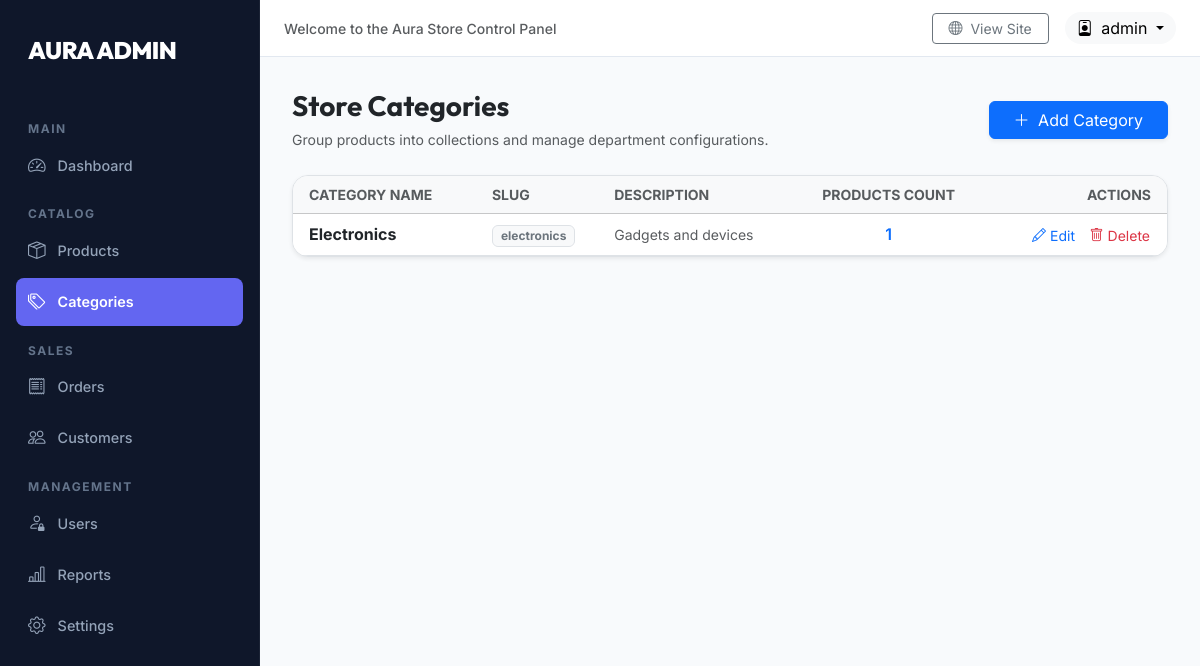
The page /dashboard/categories/ (signed in) on the database its author committed.
### products/models.py (models this page shows, shortened)
class Category(models.Model):
    name = models.CharField(max_length=200)
    slug = models.SlugField(unique=True)
    description = models.TextField(blank=True)
    class Meta:
        verbose_name_plural = 'categories'

### dashboard/views.py (the view)
# urls.py: path('categories/', views.categories_view, name='categories'),
@staff_member_required(login_url='users:admin_login')
def categories_view(request):
    categories = Category.objects.all()
    return render(request, 'dashboard/categories.html', {
        'categories': categories,
        'active_menu': 'categories'
    })

### cart/context_processors.py (called while the page is built)
def cart(request):
    return {'cart': Cart(request)}

### templates/dashboard/categories.html (shortened to what this page needs)
{% extends 'dashboard/base.html' %}
{% load static %}
{% block content %}
<div class="d-flex justify-content-between align-items-center mb-4">
    <div>
        <h1 class="h3 mb-1 fw-bold text-dark" style="font-family: 'Outfit', sans-serif;">Store Categories</h1>
        <span class="text-muted small">Group products into collections and manage department configurations.</span>
    </div>
    <button class="btn btn-primary shadow-sm px-4" data-bs-toggle="modal" data-bs-target="#addCategoryModal">
        <i class="bi bi-plus-lg me-1"></i> Add Category
    </button>
</div>
<div class="table-card border shadow-sm bg-white">
    <div class="table-responsive">
        <table class="table table-hover align-middle mb-0">
            <thead>
                <tr class="table-light">
                    <th scope="col" class="text-muted text-uppercase small px-3">Category Name</th>
                    <th scope="col" class="text-muted text-uppercase small">Slug</th>
                    <th scope="col" class="text-muted text-uppercase small">Description</th>
                    <th scope="col" class="text-muted text-uppercase small text-center">Products Count</th>
                    <th scope="col" class="text-muted text-uppercase small text-end px-3">Actions</th>
                </tr>
            </thead>
            <tbody>
                {% for category in categories %}
                <tr>
                    <td class="px-3 fw-bold text-dark">{{ category.name }}</td>
                    <td><span class="badge bg-light text-secondary border px-2 py-1">{{ category.slug }}</span></td>
                    <td class="text-muted small">{{ category.description|default:"No description provided." }}</td>
                    <td class="text-center fw-semibold text-primary">{{ category.products.count }}</td>
                    <td class="text-end px-3">
                        <button class="btn btn-sm btn-link text-primary text-decoration-none p-0 me-2" data-bs-toggle="modal" data-bs-target="#editCategoryModal" onclick="populateEditModal('{{ category.id }}', '{{ category.name|escapejs }}', '{{ category.slug|escapejs }}', '{{ category.description|escapejs }}')"><i class="bi bi-pencil me-1"></i>Edit</button>
                        <button class="btn btn-sm btn-link text-danger text-decoration-none p-0" data-bs-toggle="modal" data-bs-target="#deleteCategoryModal" onclick="setDeleteCategory('{{ category.id }}', '{{ category.name|escapejs }}')"><i class="bi bi-trash me-1"></i>Delete</button>
                    </td>
                </tr>
                {% empty %}
                <tr>
                    <td colspan="5" class="text-center py-4 text-muted">No categories found.</td>
                </tr>
                {% endfor %}
            </tbody>
        </table>
    </div>
</div>
{% endblock %}

### templates/dashboard/base.html (shortened to what this page needs)
<!DOCTYPE html>
<html lang="en">
<head>
    <link href="https://cdn.jsdelivr.net/npm/bootstrap@5.3.3/dist/css/bootstrap.min.css" rel="stylesheet">
    <link href="https://cdn.jsdelivr.net/npm/bootstrap-icons@1.11.3/font/bootstrap-icons.min.css" rel="stylesheet">
</head>
<body>
    <div class="sidebar" id="sidebarMenu">
        <a href="{% url 'dashboard:index' %}" class="sidebar-brand brand-title">AURA ADMIN</a>
        <div class="sidebar-menu-title">Main</div>
        <a href="{% url 'dashboard:index' %}" class="sidebar-link {% if active_menu == 'dashboard' %}active{% endif %}">
            <i class="bi bi-speedometer2"></i> Dashboard
        </a>
        <div class="sidebar-menu-title">Catalog</div>
        <a href="{% url 'dashboard:products' %}" class="sidebar-link {% if active_menu == 'products' %}active{% endif %}">
            <i class="bi bi-box-seam"></i> Products
        </a>
        <a href="{% url 'dashboard:categories' %}" class="sidebar-link {% if active_menu == 'categories' %}active{% endif %}">
            <i class="bi bi-tags"></i> Categories
        </a>
        <div class="sidebar-menu-title">Sales</div>
        <a href="{% url 'dashboard:orders' %}" class="sidebar-link {% if active_menu == 'orders' %}active{% endif %}">
            <i class="bi bi-receipt"></i> Orders
        </a>
        <a href="{% url 'dashboard:customers' %}" class="sidebar-link {% if active_menu == 'customers' %}active{% endif %}">
            <i class="bi bi-people"></i> Customers
        </a>
        <div class="sidebar-menu-title">Management</div>
        <a href="{% url 'dashboard:users' %}" class="sidebar-link {% if active_menu == 'users' %}active{% endif %}">
            <i class="bi bi-person-lock"></i> Users
        </a>
        <a href="{% url 'dashboard:reports' %}" class="sidebar-link {% if active_menu == 'reports' %}active{% endif %}">
            <i class="bi bi-bar-chart-line"></i> Reports
        </a>
        <a href="{% url 'dashboard:settings' %}" class="sidebar-link {% if active_menu == 'settings' %}active{% endif %}">
            <i class="bi bi-gear"></i> Settings
        </a>
    </div>
    <div class="main-wrapper" id="mainWrapper">
        <nav class="top-navbar d-flex align-items-center justify-content-between">
            <div class="d-flex align-items-center">
                <div class="d-none d-md-block">
                    <span class="text-muted small fw-medium">Welcome to the Aura Store Control Panel</span>
                </div>
            </div>
            <div class="d-flex align-items-center gap-3">
                <a href="/" class="btn btn-sm btn-outline-secondary px-3" target="_blank">
                    <i class="bi bi-globe me-1"></i> View Site
                </a>
                <div class="dropdown">
                    <button class="btn btn-light border-0 dropdown-toggle py-1 px-2.5 rounded-pill" type="button" id="adminDropdown" data-bs-toggle="dropdown" aria-expanded="false">
                        <i class="bi bi-person-badge me-1"></i> {{ user.username }}
                    </button>
                </div>
            </div>
        </nav>
        <div class="content-body">
            {% block content %}
            {% endblock %}
        </div>
    </div>
</body>
</html>

### templates/dashboard/base.html (style rules this page uses)
body { font-family: 'Inter', sans-serif; background-color: #f8fafc; color: #334155; overflow-x: hidden; }
h1, h2, h3, h4, h5, h6, .brand-title { font-family: 'Outfit', sans-serif; font-weight: 600; }
.sidebar { position: fixed; top: 0; bottom: 0; left: 0; z-index: 100; width: 260px; padding: 1.5rem 1rem; background-color: #0f172a; border-right: 1px solid rgba(255, 255, 255, 0.05); transition: all 0.3s ease; }
.sidebar-brand { font-weight: 850; font-size: 1.5rem; letter-spacing: -0.5px; color: #ffffff; margin-bottom: 2rem; padding: 0.5rem 0.75rem; display: block; text-decoration: none; }
.sidebar-menu-title { font-size: 0.75rem; font-weight: 700; text-transform: uppercase; letter-spacing: 1.5px; color: #64748b; padding: 0.75rem 0.75rem 0.25rem; }
.sidebar-link { display: flex; align-items: center; padding: 0.65rem 0.75rem; color: #94a3b8; font-weight: 500; font-size: 0.9rem; border-radius: 8px; text-decoration: none; transition: all 0.2s ease; margin-bottom: 0.25rem; }
.sidebar-link.active { background-color: #6366f1; color: #ffffff; font-weight: 600; }
.sidebar-link i { font-size: 1.1rem; margin-right: 0.75rem; }
.main-wrapper { margin-left: 260px; min-height: 100vh; display: flex; flex-direction: column; transition: all 0.3s ease; }
.top-navbar { background-color: rgba(255, 255, 255, 0.95); backdrop-filter: blur(8px); border-bottom: 1px solid #e2e8f0; padding: 0.75rem 1.5rem; position: sticky; top: 0; z-index: 90; }
.content-body { padding: 2rem; flex-grow: 1; }
.table-card { background: white; border: 1px solid #e2e8f0; border-radius: 16px; box-shadow: 0 4px 6px -1px rgba(0, 0, 0, 0.02), 0 10px 15px -3px rgba(0, 0, 0, 0.03); overflow: hidden; }

### rows shown on the page
Category: name "Electronics", slug "electronics", description "Gadgets and devices", products.count "1"

### other values the page prints
{{ user.username }} "admin"
